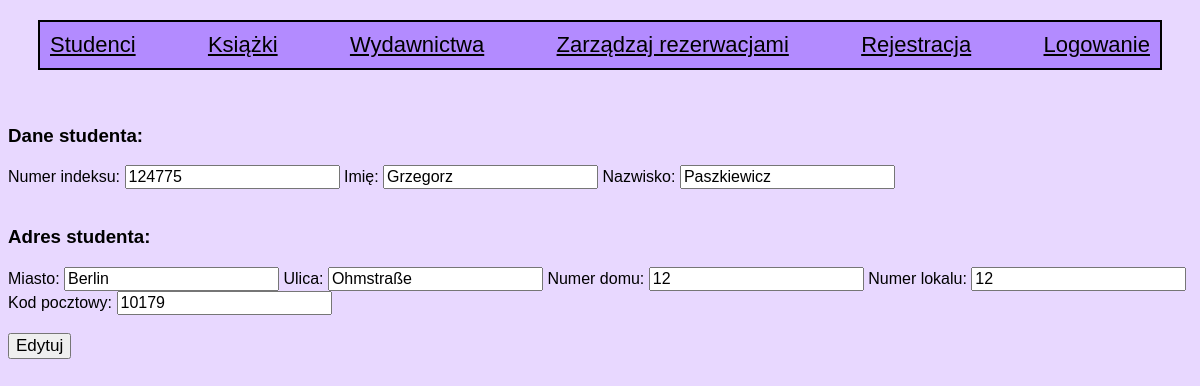
The app's page /edytuj_studenta.php?id_student=5 with its own data.
### tables this page shows
CREATE TABLE studenci (
id_student INT(10) NOT NULL AUTO_INCREMENT,
login VARCHAR(30) NOT NULL UNIQUE,
haslo VARCHAR(40) NOT NULL,
indeks INT(6) DEFAULT NULL,
imie VARCHAR(20) DEFAULT NULL,
nazwisko VARCHAR(30) DEFAULT NULL,
miasto VARCHAR(20) DEFAULT NULL,
ulica VARCHAR(30) DEFAULT NULL,
nr_domu VARCHAR(10) DEFAULT NULL,
nr_lokalu VARCHAR(10) DEFAULT NULL,
kod_pocztowy VARCHAR(10) DEFAULT NULL,
PRIMARY KEY (id_student)
);

### edytuj_studenta.php (the view)
<?php
require_once "dodatkowe.php";
if (isset($_POST['submit'])) {
	$id_student=$_GET['id_student'];
	$indeks = $_POST['indeks'];
	$imie = $_POST['imie'];
	$nazwisko = $_POST['nazwisko'];
	$miasto = $_POST['miasto'];
	$ulica = $_POST['ulica'];
	$nr_domu = $_POST['nr_domu'];
	$nr_lokalu = $_POST['nr_lokalu'];
	$kod_pocztowy = $_POST['kod_pocztowy'];
	$q = "UPDATE studenci SET indeks='$indeks', imie='$imie',nazwisko='$nazwisko', miasto='$miasto', ulica='$ulica', nr_domu='$nr_domu',nr_lokalu='$nr_lokalu',kod_pocztowy='$kod_pocztowy' WHERE id_student='$id_student'";
	mysqli_query($link, $q) or die($link->error);
	header('Location: index.php');
}
else {
	$id_student = $_GET['id_student'];
	$q = "SELECT * FROM studenci WHERE id_student='$id_student'";
	$result = mysqli_query($link, $q) or die($link->error);
	$student = $result->fetch_assoc();
	$indeks = $student['indeks'];
	$imie = $student['imie'];
	$nazwisko = $student['nazwisko'];
	$miasto = $student['miasto'];
	$ulica = $student['ulica'];
	$nr_domu = $student['nr_domu'];
	$nr_lokalu = $student['nr_lokalu'];
	$kod_pocztowy = $student['kod_pocztowy'];
}
include 'widok.php';
?>
<div id="nowy_student">
	<form method="POST"><br><br><h3> Dane studenta: </h3>
		Numer indeksu: <input type="text" name="indeks" value="<?php echo $indeks;?>">
		Imię: <input type="text" name="imie" value="<?php echo $imie;?>">
		Nazwisko: <input type="text" name="nazwisko" value="<?php echo $nazwisko;?>"><br>
		<br><h3> Adres studenta: </h3>
		Miasto: <input type="text" name="miasto" value="<?php echo $miasto;?>">
		Ulica: <input type="text" name="ulica" value="<?php echo $ulica;?>">
		Numer domu: <input type="text" name="nr_domu" value="<?php echo $nr_domu;?>">
		Numer lokalu: <input type="text" name="nr_lokalu" value="<?php echo $nr_lokalu;?>">
		Kod pocztowy: <input type="text" name="kod_pocztowy" value="<?php echo $kod_pocztowy;?>"><br><br>
		<input type="submit" value="Edytuj" style="font-size: 17px;" name='submit'>
	</form>
</div>

### style.css (style rules this page uses)
body { background-color: #e8d8ff; font-family: arial, sans-serif; }
input { font-size: 16px; }
form { display: inline; }

### records on screen
studenci: indeks "124775", imie "Grzegorz", nazwisko "Paszkiewicz", miasto "Berlin", ulica "Ohmstraße", nr_domu "12", nr_lokalu "12", kod_pocztowy "10179"
